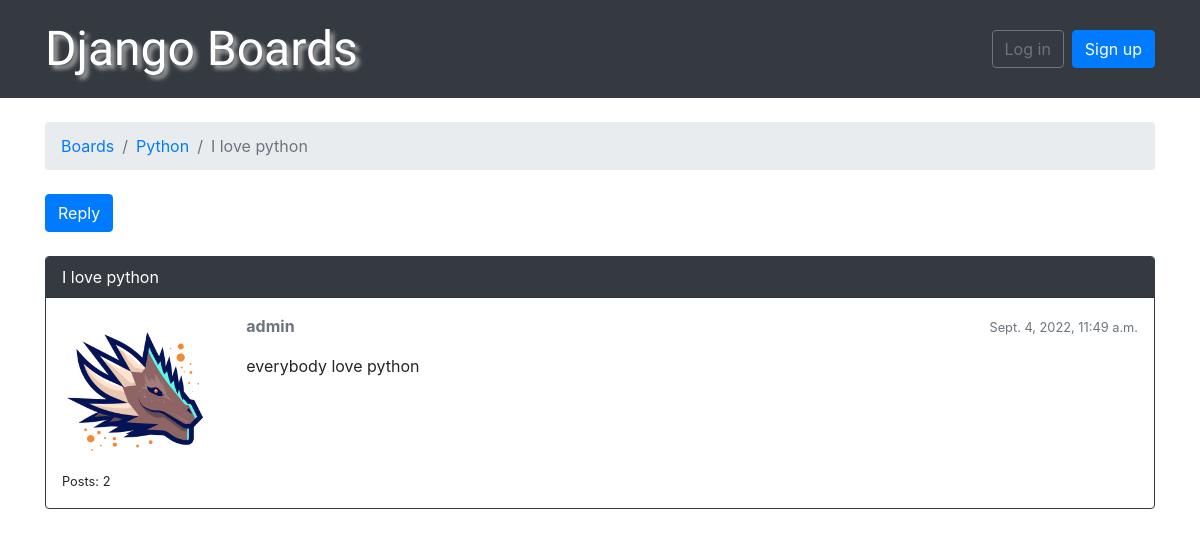
/boards/2/topics/1/, run on an earlier commit of the app's database.
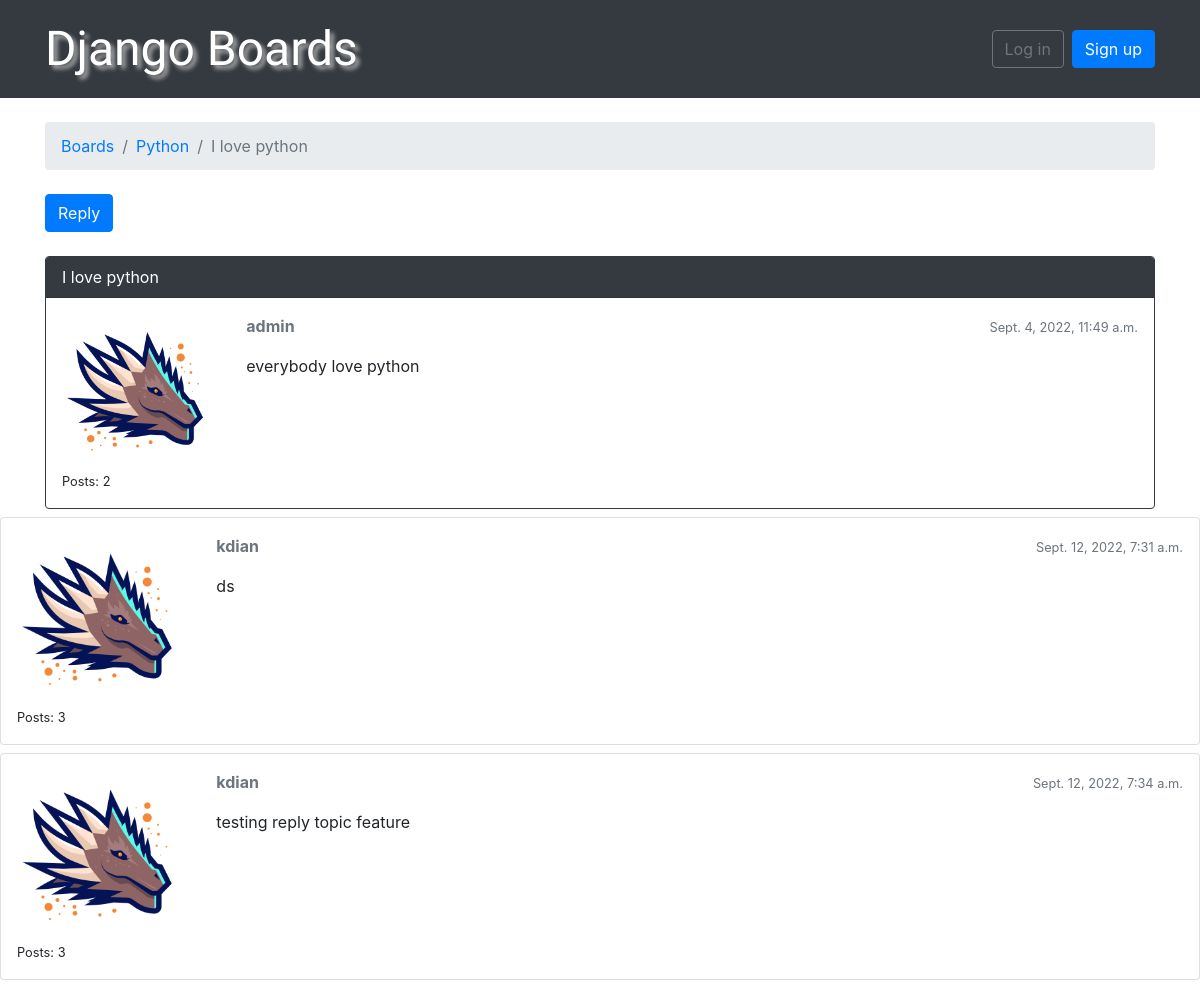
And on a later commit of the database.
### boards/models.py (models this page shows, shortened)
class Topic(models.Model):
    subject = models.CharField(max_length=255)
    last_updated = models.DateTimeField(auto_now_add=True)
    board = models.ForeignKey(Board, related_name='topics', on_delete=models.CASCADE)
    starter = models.ForeignKey(User, related_name='topics' ,on_delete=models.CASCADE)
    views = models.PositiveIntegerField(default=0)

class Board(models.Model):
    name = models.CharField(max_length=30, unique=True)
    description = models.CharField(max_length=100)

class Post(models.Model):
    message = models.TextField(max_length=4000)
    topic = models.ForeignKey(Topic, related_name='posts', on_delete=models.CASCADE)
    created_at = models.DateTimeField(auto_now_add=True)
    updated_at = models.DateTimeField(null=True)
    created_by = models.ForeignKey(User, related_name='posts', on_delete=models.CASCADE)
    updated_by = models.ForeignKey(User, null=True, related_name='+',on_delete=models.CASCADE)
    def get_message_as_markdown(self):
        return mark_safe(markdown(self.message, safe_mode='escape'))

### boards/views.py (the view)
# urls.py: re_path(r'^boards/(?P<pk>\d+)/topics/(?P<topic_pk>\d+)/$', views.PostListView.as_view(), name='topic_posts'),
class PostListView(ListView):
    model = Post
    context_object_name = 'posts'
    template_name = 'topic_posts.html'
    paginate_by = 20
    def get_context_data(self, **kwargs):
        session_key = 'viewed_topic_{}'.format(self.topic.pk)
        if not self.request.session.get(session_key, False):
            self.topic.views += 1
            self.topic.save()
            self.request.session[session_key] = True
        kwargs['topic'] = self.topic
        return super().get_context_data(**kwargs)
    def get_queryset(self):
        self.topic = get_object_or_404(Topic, board__pk=self.kwargs.get('pk'), pk=self.kwargs.get('topic_pk'))
        queryset = self.topic.posts.order_by('created_at')
        return queryset

### templates/topic_posts.html (shortened to what this page needs)
{% extends 'base.html' %}
{% load static %}
{% block breadcrumb %}
  <li class="breadcrumb-item"><a href="{% url 'home' %}">Boards</a></li>
  <li class="breadcrumb-item"><a href="{% url 'board_topics' topic.board.pk %}">{{ topic.board.name }}</a></li>
  <li class="breadcrumb-item active">{{ topic.subject }}</li>
{% endblock %}
{% block content %}
  <div class="mb-4">
    <a href="{% url 'reply_topic' topic.board.pk topic.pk %}" class="btn btn-primary" role="button">Reply</a>
  </div>
  {% for post in posts %}
    <div id="{{ post.pk }}" class="card {% if forloop.last %}mb-4{% else %}mb-2{% endif %} {% if forloop.first %}border-dark{% endif %}">
      {% if forloop.first %}
        <div class="card-header text-white bg-dark py-2 px-3">{{ topic.subject }}</div>
      {% endif %}
      <div class="card-body p-3">
        <div class="row">
          <div class="col-2">
            <img src="{% static 'img/avatar.png' %}" alt="{{ post.created_by.username }}" class="w-100">
            <small>Posts: {{ post.created_by.posts.count }}</small>
          </div>
          <div class="col-10">
            <div class="row mb-3">
              <div class="col-6">
                <strong class="text-muted">{{ post.created_by.username }}</strong>
              </div>
              <div class="col-6 text-right">
                <small class="text-muted">{{ post.created_at }}</small>
              </div>
            </div>
            {{ post.get_message_as_markdown }}
          </div>
        </div>
      </div>
    </div>
  </div>
  {% endfor %}
{% endblock %}

### templates/base.html (shortened to what this page needs)
{% load static %}<!DOCTYPE html>
<html>
  <head>
    <link rel="stylesheet" href="{% static 'css/bootstrap.min.css' %}">
    <link rel="stylesheet" href="{% static 'css/app.css' %}">
    <link rel="stylesheet" href="https://cdn.jsdelivr.net/simplemde/latest/simplemde.min.css">
    </head>
    <body>
    {% block body %}
    <nav class="navbar navbar-expand-sm navbar-dark bg-dark">
      <div class="container">
        <a class="navbar-brand" href="{% url 'home' %}">Django Boards</a>
        <div class="collapse navbar-collapse" id="mainMenu">
          {% if user.is_authenticated %}
            <ul class="navbar-nav ml-auto">
              <li class="nav-item dropdown">
                <a class="nav-link dropdown-toggle" href="#" id="userMenu" data-toggle="dropdown" aria-haspopup="true" aria-expanded="false">
                  {{ user.username }}
                </a>
                <div class="dropdown-menu dropdown-menu-right" aria-labelledby="userMenu">
                  <a class="dropdown-item" href="{% url 'my_account' %}">My account</a>
                  <a class="dropdown-item" href="{% url 'password_change' %}">Change password</a>
                  <div class="dropdown-divider"></div>
                  <a class="dropdown-item" href="{% url 'logout' %}">Log out</a>
                </div>
              </li>
            </ul>
          {% else %}
            <form class="form-inline ml-auto">
              <a href="{% url 'login' %}" class="btn btn-outline-secondary">Log in</a>
              <a href="{% url 'signup' %}" class="btn btn-primary ml-2">Sign up</a>
            </form>
          {% endif %}
        </div>
      </div>
    </nav>
      <div class="container">
        <ol class="breadcrumb my-4">
          {% block breadcrumb %}
          {% endblock breadcrumb %}
        </ol>
        {% block content %}
        {% endblock content %}
    {% endblock body %}
  </body>
</html>

### static/css/app.css (style rules this page uses)
.navbar-brand { font-family: 'Tangerine', serif; font-size: 48px; text-shadow: 4px 4px 4px #aaa; }

What changed in the data, as far as the page shows it:
added Post: created_by.posts.count "3", created_by.username "kdian", created_at "Sept. 12, 2022, 7:31 a.m.", get_message_as_markdown "ds"
added Post: created_by.posts.count "3", created_by.username "kdian", created_at "Sept. 12, 2022, 7:34 a.m.", get_message_as_markdown "testing reply topic feature"
